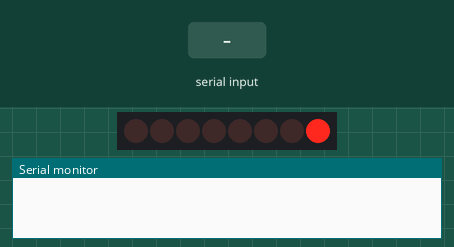
The sketch below on a simulated Arduino Uno, built with avr-gcc and run on an emulated ATmega328P. Shown: 16 shift-register outputs drawn as a row of LEDs (first output left, lit = HIGH), the last lines printed to the serial monitor. The inputs (shaded band) are chosen by the test bench.

Above: at 9.9 s.
11.3 s: "1,90\n" received over Serial
At 13.0 s:
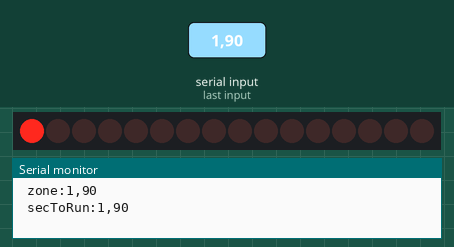
At 13.8 s:
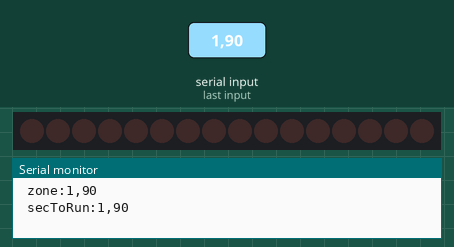
14.3 s: "5\n" received over Serial
At 16.5 s:
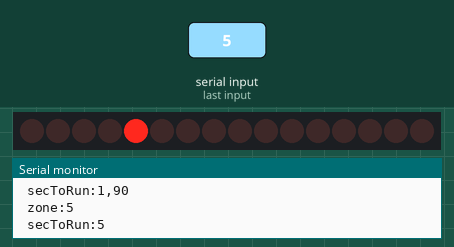
Timing chart, 0 to 21.8 s (numbered marks = the images above; inputs shaded):
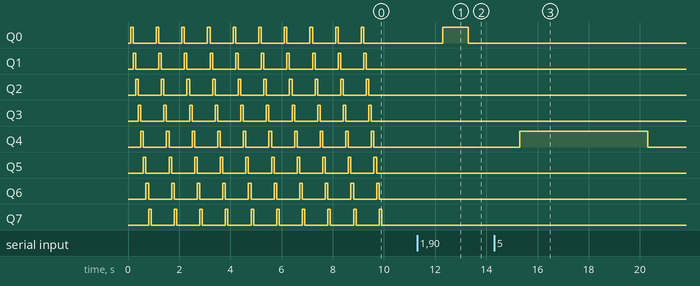

The sketch:

74HC164.ino
```cpp
#define DATA_PIN 2
#define CLK_PIN 3
int activeLEDPin; // ActiveLEDPin
long onTime;      // milliseconds of on-time

byte dataArray[9]; // array  to handle the 74595 chip states

void LedArrayRoll(){
  for (int i=0; i < 9; i++){
    shiftOut(DATA_PIN, CLK_PIN, MSBFIRST, dataArray[i]);
    delay(100);
  }
  shiftOut(DATA_PIN, CLK_PIN, MSBFIRST, dataArray[0]);
  delay(100);
}

void setup()
{
  dataArray[0] = 0x00; //0b00000000 # All Off (sent twice shuts all off
  dataArray[1] = 0x01; //0b00000001 # Position 1 of chip on
  dataArray[2] = 0x02; //0b00000010 # Position 2 of chip on
  dataArray[3] = 0x04; //0b00000100 # Position 3 of chip on
  dataArray[4] = 0x08; //0b00001000 # Position 4 of chip on
  dataArray[5] = 0x10; //0b00010000 # Position 5 of chip on
  dataArray[6] = 0x20; //0b00100000 # Position 6 of chip on
  dataArray[7] = 0x40; //0b01000000 # Position 7 of chip on
  dataArray[8] = 0x80; //0b10000000 # Position 8 of chip on
  pinMode(CLK_PIN, OUTPUT);
  pinMode(DATA_PIN, OUTPUT);
  Serial.begin(115200);
  for (int i=0; i < 10; i++){
    LedArrayRoll();
  }
}

void loop()
{
  String incomingString;
  if (Serial.available()){
    incomingString = Serial.readString(); // read the incoming data as string:
    int tildeIndex = incomingString.indexOf('~');
    int strLen = incomingString.length();
    String zoneStr = incomingString.substring(0,tildeIndex);
    String secToRunStr = incomingString.substring(tildeIndex+1, strLen);
    int zone = zoneStr.toInt();
    int secToRun = secToRunStr.toInt();
    Serial.print(" zone:");
    Serial.print(zoneStr);
    Serial.print(" secToRun:");
    Serial.println(secToRunStr);
    shiftOut(DATA_PIN, CLK_PIN, MSBFIRST, dataArray[0]);
    shiftOut(DATA_PIN, CLK_PIN, MSBFIRST, dataArray[zone]);
    delay(secToRun * 1000);
    shiftOut(DATA_PIN, CLK_PIN, MSBFIRST, dataArray[0]);

    //relayDriver.Update(zone, secToRun);
  } //else {
    //relayDriver.Update();
  //}

}
```

Measured:
- after the input at 11.3 s, Q0: LOW → HIGH after 1.0 s, → LOW 1.0 s later
- after the input at 14.3 s, Q4: LOW → HIGH after 1.0 s, → LOW 5.0 s later
